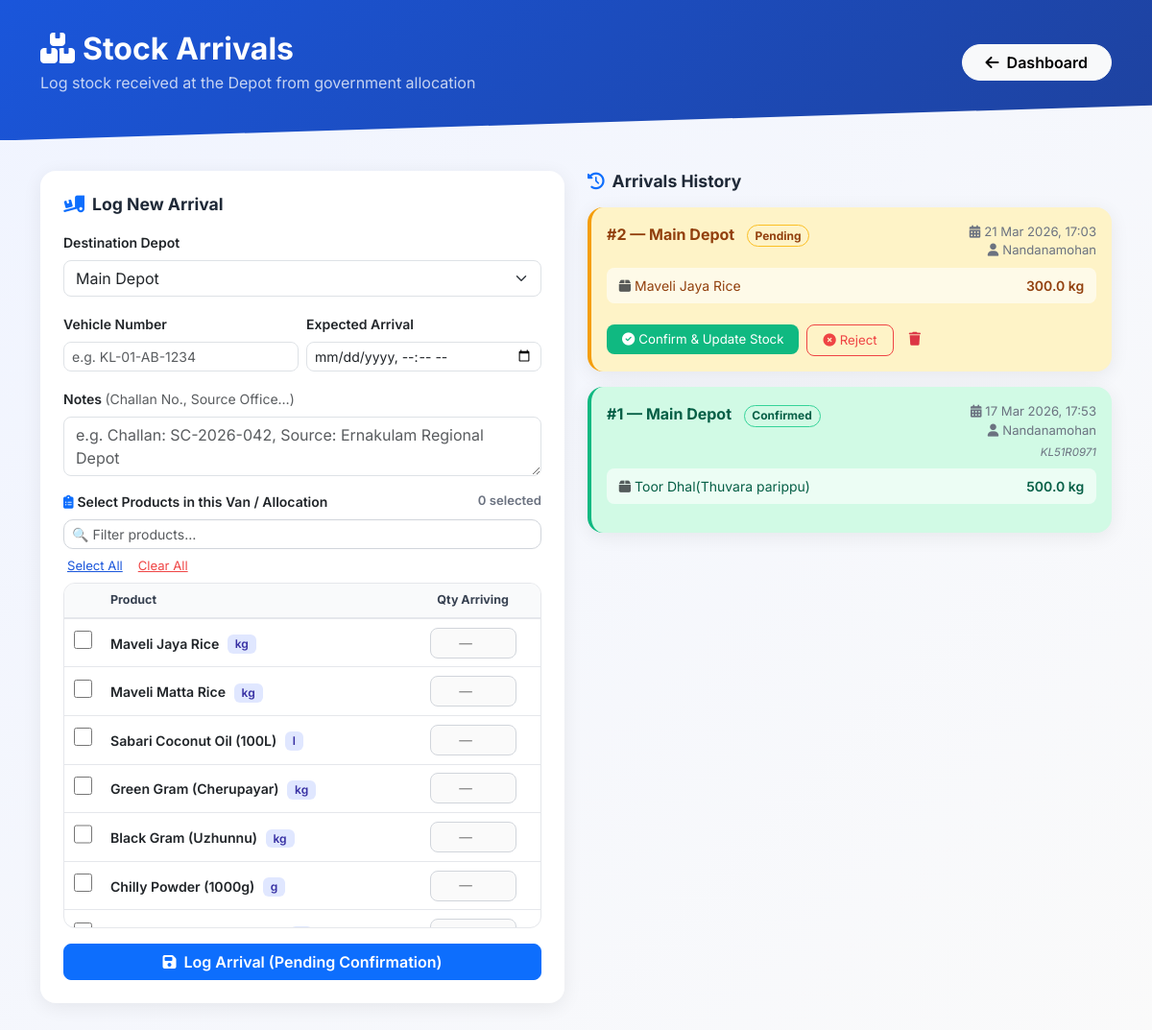
The page /stock_arrivals/ (signed in) on the database its author committed.
### mainapp/models.py (models this page shows, shortened)
class Product(models.Model):
    name = models.CharField(max_length=100)
    category = models.CharField(max_length=50, default='General')
    price = models.FloatField()
    quantity = models.FloatField()
    unit = models.CharField(max_length=10, choices=[
        ('kg', 'Kilogram'),
        ('g', 'Gram'),
        ('l', 'Liter'),
        ('ml', 'Milliliter'),
        ('pcs', 'Pieces'),
    ], default='kg')
    is_subsidy = models.BooleanField(default=False)
    is_eligible_yellow = models.BooleanField(default=True)
    is_eligible_pink = models.BooleanField(default=True)
    is_eligible_blue = models.BooleanField(default=True)
    is_eligible_white = models.BooleanField(default=True)
    created_at = models.DateTimeField(auto_now_add=True)

class StockArrival(models.Model):
    STATUS_CHOICES = [
        ('Pending', 'Pending – Awaiting Confirmation'),
        ('Confirmed', 'Confirmed – Stock Updated'),
        ('Rejected', 'Rejected'),
    ]
    warehouse = models.ForeignKey(Warehouse, on_delete=models.SET_NULL, null=True, related_name='arrivals')
    arrival_date = models.DateTimeField(auto_now_add=True)
    received_by = models.ForeignKey(User, on_delete=models.SET_NULL, null=True, blank=True)
    vehicle_no = models.CharField(max_length=20, blank=True, null=True, help_text="Transport vehicle number")
    driver_name = models.CharField(max_length=100, blank=True, null=True)
    expected_arrival = models.DateTimeField(blank=True, null=True, help_text="Scheduled arrival time for the load")
    notes = models.TextField(blank=True, null=True, help_text="e.g. Challan No., Source Office")
    status = models.CharField(max_length=20, choices=STATUS_CHOICES, default='Pending')

class Warehouse(models.Model):
    name = models.CharField(max_length=100)
    location = models.CharField(max_length=200, blank=True, null=True)
    manager = models.ForeignKey(Staff, on_delete=models.SET_NULL, null=True, blank=True, related_name='managed_warehouses')

class StockArrivalItem(models.Model):
    arrival = models.ForeignKey(StockArrival, on_delete=models.CASCADE, related_name='items')
    product = models.ForeignKey(Product, on_delete=models.CASCADE)
    quantity = models.FloatField()

### mainapp/views.py (the view, shortened to what this page needs)
# urls.py: path('stock_arrivals/', views.stock_arrivals, name='stock_arrivals'),
@login_required
@user_passes_test(is_depot_manager)
def stock_arrivals(request):
    from .models import StockArrival, StockArrivalItem, Warehouse, WarehouseStock
    arrivals = StockArrival.objects.prefetch_related('items__product').order_by('-arrival_date')
    warehouses = Warehouse.objects.all()
    products = Product.objects.all()
    return render(request, 'stock_arrivals.html', {
        'arrivals': arrivals,
        'warehouses': warehouses,
        'products': products,
    })

### mainapp/views.py (called while the page is built)
def is_depot_manager(user):
    try:
        return user.profile.role in ['admin', 'staff']
    except Profile.DoesNotExist:
        return user.is_staff

### mainapp/templates/stock_arrivals.html (shortened to what this page needs)
<!DOCTYPE html>
<html lang="en">
<head>
    <link rel="stylesheet" href="https://cdnjs.cloudflare.com/ajax/libs/font-awesome/6.4.0/css/all.min.css">
    <link href="https://cdn.jsdelivr.net/npm/bootstrap@5.3.0/dist/css/bootstrap.min.css" rel="stylesheet">
</head>
<body>
<div class="page-header">
    <div class="container">
        <div class="d-flex justify-content-between align-items-center">
            <div>
                <h2 class="fw-bold mb-1"><i class="fas fa-boxes me-2"></i>Stock Arrivals</h2>
                <p class="mb-0 opacity-75">Log stock received at the Depot from government allocation</p>
            </div>
            <a href="{% url 'admin_dashboard' %}" class="btn btn-light rounded-pill fw-semibold px-4">
                <i class="fas fa-arrow-left me-1"></i> Dashboard
            </a>
        </div>
    </div>
</div>
<div class="container pb-5">
    <div class="row g-4">
        <div class="col-lg-6">
            <div class="arrival-card card p-4">
                <h5 class="section-title"><i class="fas fa-truck-loading me-2 text-primary"></i>Log New Arrival</h5>
                <form method="POST" id="arrivalForm" onsubmit="return validateForm()">
                    <div class="mb-3">
                        <label class="form-label fw-semibold small">Destination Depot</label>
                        <select name="warehouse" class="form-select rounded-3" required>
                            {% for wh in warehouses %}
                            <option value="{{ wh.id }}">{{ wh.name }}</option>
                            {% endfor %}
                        </select>
                    </div>
                    <div class="row g-2 mb-3">
                        <div class="col-md-6">
                            <label class="form-label fw-semibold small">Vehicle Number</label>
                            <input type="text" name="vehicle_no" class="form-control form-control-sm rounded-3" placeholder="e.g. KL-01-AB-1234">
                        </div>
                        <div class="col-md-6">
                            <label class="form-label fw-semibold small">Expected Arrival</label>
                            <input type="datetime-local" name="expected_arrival" class="form-control form-control-sm rounded-3">
                        </div>
                    </div>
                    <div class="mb-3">
                        <label class="form-label fw-semibold small">Notes <span class="text-muted fw-normal">(Challan No., Source Office…)</span></label>
                        <textarea name="notes" class="form-control rounded-3" rows="2"
                            placeholder="e.g. Challan: SC-2026-042, Source: Ernakulam Regional Depot"></textarea>
                    </div>
                    <label class="form-label fw-semibold small d-flex justify-content-between align-items-center">
                        <span><i class="fas fa-clipboard-list me-1 text-primary"></i>Select Products in this Van / Allocation</span>
                        <span class="manifest-counter" id="selectedCount">0 selected</span>
                    </label>
                    <input type="text" class="form-control form-control-sm search-box mb-2"
                        placeholder="🔍 Filter products…" oninput="filterProducts(this.value)">
                    <div class="d-flex gap-3 mb-2 ms-1">
                        <button type="button" class="select-all-btn" onclick="selectAll(true)">Select All</button>
                        <button type="button" class="select-all-btn text-danger" onclick="selectAll(false)" style="color:#ef4444 !important">Clear All</button>
                    </div>
                    <div style="max-height: 360px; overflow-y: auto; border: 1px solid #e5e7eb; border-radius: 12px;">
                        <table class="manifest-table w-100" id="manifestTable">
                            <thead style="position: sticky; top: 0; background: #f9fafb; z-index: 1;">
                                <tr>
                                    <th style="padding: 0.5rem 0.6rem; font-size:0.78rem; color:#374151; border-bottom:2px solid #e5e7eb;"></th>
                                    <th style="padding: 0.5rem 0.6rem; font-size:0.78rem; color:#374151; border-bottom:2px solid #e5e7eb;">Product</th>
                                    <th style="padding: 0.5rem 0.6rem; font-size:0.78rem; color:#374151; border-bottom:2px solid #e5e7eb; text-align:center;">Qty Arriving</th>
                                </tr>
                            </thead>
                            <tbody id="manifestBody">
                                {% for p in products %}
                                <tr class="manifest-row" data-name="{{ p.name|lower }}">
                                    <td style="width:36px; text-align:center;">
                                        <input type="checkbox" name="selected_product_{{ p.id }}"
                                            id="chk_{{ p.id }}"
                                            onchange="onCheck(this)">
                                    </td>
                                    <td>
                                        <label for="chk_{{ p.id }}" class="mb-0 fw-semibold" style="cursor:pointer; font-size:0.88rem;">
                                            {{ p.name }}
                                        </label>
                                        <span class="product-badge ms-1">{{ p.unit }}</span>
                                    </td>
                                    <td style="text-align:center;">
                                        <input type="number" name="qty_{{ p.id }}"
                                            id="qty_{{ p.id }}"
                                            class="qty-input"
                                            placeholder="—"
                                            step="any" min="0.01"
                                            disabled>
                                    </td>
                                </tr>
                                {% endfor %}
                            </tbody>
                        </table>
                    </div>
                    <button type="submit" class="btn btn-primary w-100 fw-semibold rounded-3 mt-3">
                        <i class="fas fa-save me-1"></i> Log Arrival (Pending Confirmation)
                    </button>
                </form>
            </div>
        </div>
        <div class="col-lg-6">
            <h5 class="section-title"><i class="fas fa-history me-2 text-primary"></i>Arrivals History</h5>
            {% for arrival in arrivals %}
            <div class="arrival-card card mb-3 p-3
                {% if arrival.status == 'Pending' %}status-pending
                {% elif arrival.status == 'Confirmed' %}status-confirmed
                {% else %}status-rejected{% endif %}">
                <div class="arrival-header mb-2">
                    <div>
                        <span class="fw-bold">#{{ arrival.id }} — {{ arrival.warehouse.name }}</span>
                        <span class="badge rounded-pill ms-2
                            {% if arrival.status == 'Pending' %}badge-pending
                            {% elif arrival.status == 'Confirmed' %}badge-confirmed
                            {% else %}badge-rejected{% endif %}">
                            {{ arrival.status }}
                        </span>
                    </div>
                    <div class="arrival-meta text-end">
                        <div><i class="fas fa-calendar-alt me-1"></i>{{ arrival.arrival_date|date:"d M Y, H:i" }}</div>
                        {% if arrival.received_by %}<div><i class="fas fa-user me-1"></i>{{ arrival.received_by.username }}</div>{% endif %}
                        {% if arrival.notes %}<div class="fst-italic mt-1 small">{{ arrival.notes }}</div>{% endif %}
                    </div>
                </div>
                <div class="mb-2">
                    {% for item in arrival.items.all %}
                    <div class="item-row d-flex justify-content-between small">
                        <span><i class="fas fa-box me-1 text-muted"></i>{{ item.product.name }}</span>
                        <span class="fw-semibold">{{ item.quantity }} {{ item.product.unit }}</span>
                    </div>
                    {% empty %}
                    <div class="text-muted small">No items recorded.</div>
                    {% endfor %}
                </div>
                {% if arrival.status == 'Pending' %}
                <div class="d-flex gap-2 mt-2">
                    <form method="POST" class="d-inline">
                        <button type="submit" class="btn-confirm">
                            <i class="fas fa-check-circle me-1"></i>Confirm &amp; Update Stock
                        </button>
                    </form>
                    <form method="POST" class="d-inline">
                        <button type="submit" class="btn-reject">
                            <i class="fas fa-times-circle me-1"></i>Reject
                        </button>
                    </form>
                    <form method="POST" class="d-inline" onsubmit="return confirm('Do you want to delete this arrival record?')">
                        <button type="submit" class="btn btn-sm btn-outline-danger border-0">
                            <i class="fas fa-trash"></i>
                        </button>
                    </form>
                </div>
                {% endif %}
            </div>
            {% empty %}
            <div class="text-center py-5 text-muted">
                <i class="fas fa-inbox fa-3x mb-3 opacity-50"></i>
                <p>No arrivals logged yet. Use the form on the left to record incoming stock.</p>
            </div>
            {% endfor %}
        </div>
    </div>
</div>
</body>
</html>

### mainapp/templates/stock_arrivals.html (style rules this page uses)
body { font-family: 'Inter', sans-serif; background: linear-gradient(135deg, #f0f4ff 0%, #fafafa 100%); min-height: 100vh; }
.page-header { background: linear-gradient(135deg, #1a56db, #1e429f); padding: 2rem 0 3rem; clip-path: polygon(0 0, 100% 0, 100% 75%, 0 100%); margin-bottom: 2rem; color: white; }
.arrival-card { border: none; border-radius: 16px; box-shadow: 0 4px 20px rgba(0,0,0,0.07); transition: transform 0.2s; }
.status-pending { background: #fef3c7; color: #92400e; border-left: 4px solid #f59e0b; }
.status-confirmed { background: #d1fae5; color: #065f46; border-left: 4px solid #10b981; }
.item-row { background: rgba(255,255,255,0.6); border-radius: 8px; padding: 0.5rem 0.8rem; margin-bottom: 0.4rem; }
.section-title { font-size: 1.1rem; font-weight: 700; margin-bottom: 1rem; color: #1f2937; }
.badge-pending { background: #fef3c7; color: #92400e; border: 1px solid #fbbf24; }
.badge-confirmed { background: #d1fae5; color: #065f46; border: 1px solid #34d399; }
.arrival-header { display: flex; justify-content: space-between; align-items: flex-start; flex-wrap: wrap; gap: 0.5rem; }
.arrival-meta { font-size: 0.82rem; color: #6b7280; }
.btn-confirm { background: #10b981; color: white; border: none; border-radius: 8px; padding: 0.35rem 1rem; font-size: 0.83rem; }
.btn-reject { background: transparent; color: #ef4444; border: 1px solid #ef4444; border-radius: 8px; padding: 0.35rem 1rem; font-size: 0.83rem; }
.manifest-table { border-collapse: separate; border-spacing: 0; }
.manifest-row { transition: background 0.15s; }
.manifest-row td { vertical-align: middle; padding: 0.55rem 0.6rem; border-bottom: 1px solid #e5e7eb; }
.manifest-row input[type="checkbox"] { width: 1.2rem; height: 1.2rem; cursor: pointer; accent-color: #1a56db; }
.manifest-row .qty-input { width: 90px; border-radius: 8px !important; border: 1.5px solid #d1d5db; padding: 0.3rem 0.5rem; font-size: 0.85rem; text-align: center; transition: border-color 0.2s; }
.product-badge { background: #e0e7ff; color: #3730a3; border-radius: 6px; padding: 0.15rem 0.5rem; font-size: 0.75rem; font-weight: 600; }
.search-box { border-radius: 10px !important; border: 1.5px solid #d1d5db !important; }
.manifest-counter { font-size: 0.82rem; color: #6b7280; }
.select-all-btn { font-size: 0.82rem; color: #1a56db; cursor: pointer; text-decoration: underline; background: none; border: none; padding: 0; }

### rows shown on the page
Product: name "Maveli Jaya Rice", unit "kg"
Product: name "Maveli Matta Rice", unit "kg"
Product: name "Sabari Coconut Oil (100L)", unit "l"
Product: name "Green Gram (Cherupayar)", unit "kg"
Product: name "Black Gram (Uzhunnu)", unit "kg"
Product: name "Chilly Powder (1000g)", unit "g"
StockArrival: id "2", warehouse.name "Main Depot", status "Pending", arrival_date "21 Mar 2026, 17:03", received_by.username "Nandanamohan"
StockArrivalItem: product.name "Maveli Jaya Rice", quantity "300.0", product.unit "kg"
StockArrival: id "1", warehouse.name "Main Depot", status "Confirmed", arrival_date "17 Mar 2026, 17:53", received_by.username "Nandanamohan", notes "KL51R0971"
StockArrivalItem: product.name "Toor Dhal(Thuvara parippu)", quantity "500.0", product.unit "kg"

### other values the page prints
form field warehouse "Main Depot"
